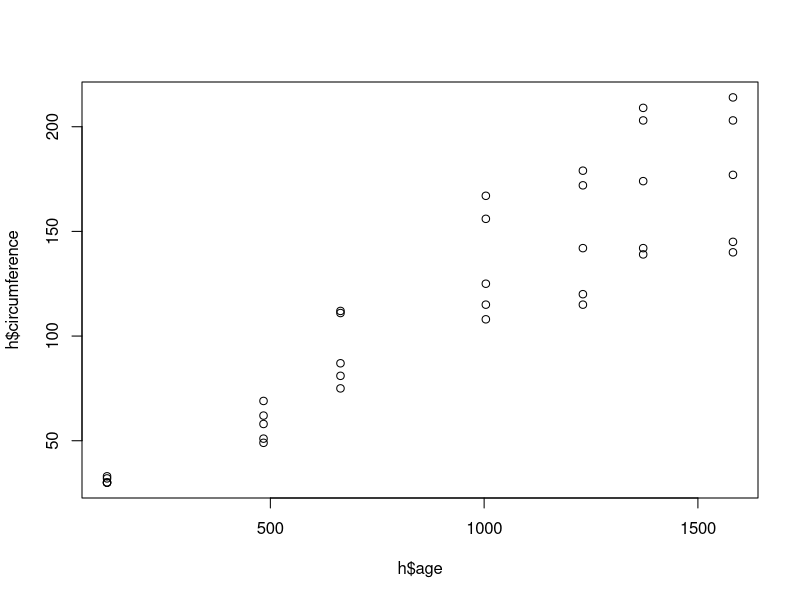

The R source for this figure:
## ---- chunk 1
data()
## ---- chunk 2
h<-Orange
summary(h)
plot(h$age,h$circumference)
## ---- chunk 3
model<-lm(circumference~age,data=h)
summ<-summary(model)
print(summ)
## ---- chunk 4
vcov(model)
## ---- chunk 5
summ$r.squared
## ---- chunk 6
summ$adj.r.squared
## ---- chunk 7
model$coefficients
## ---- chunk 8
confint(model,level=0.90)
## ---- chunk 9
new.data<-data.frame(age=c(100,200,300))
predict(model,new.data,interval="confidence")
## ---- chunk 10
predict(model,new.data,interval="prediction")
